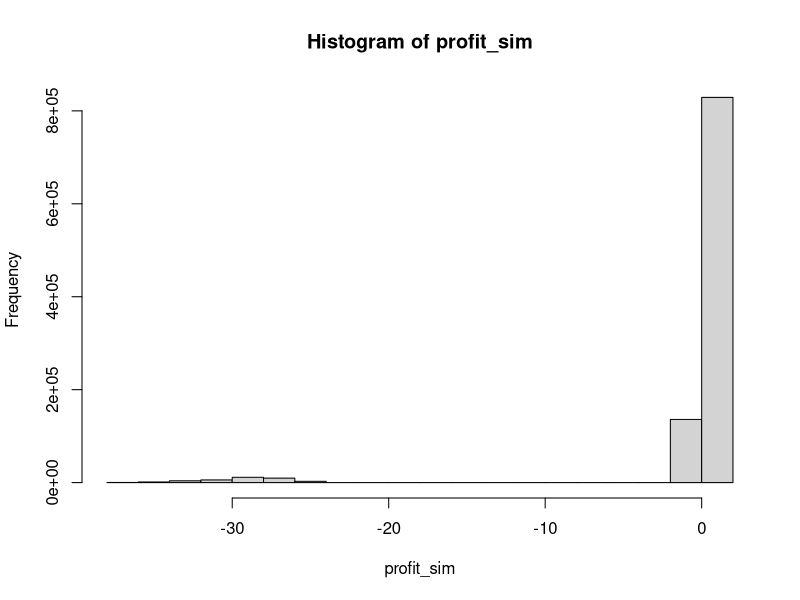

This figure's R source:
rouleta <- data.frame(c(0,32,15,19,4,21,2,25,17,34,6,27,13,36,11,30,8,23,10,5,24,16,33,1,20,14,31,9,22,18,29,7,28,12,35,3,26),
                      c("Green",rep(c("Red","Black"),18)))
                      
colnames(rouleta) <- c("Actual","Color")

sitting <- function(playlimit) ## strategy
{
  
  betsize <- 1
  profit <- 0
  n_spin <- 0
  
  while(profit < 1)
  {
    outcome <- sample(1:37,1,replace = TRUE)
    number <- as.integer(rouleta$Actual[outcome])
    color <- toString(rouleta$Color[outcome])
    
    if(color == "Red") 
    {
      profit <- profit + betsize 
      
      if(profit < 1)
      {
        betsize <- ifelse(profit + betsize + 1 > 1, 1 - profit, betsize + 1)
      }
    }
    else
    {
      profit <- profit - betsize
      betsize <- betsize + 1
    }
    
    n_spin <- n_spin + 1
    
    if((n_spin >= playlimit)||(profit <= -25)||(profit == 0)) ## If the number of spins is greater than your limit break and accept your loss. If profit is 0 reset the round as this can mean you just sat down to start playing
    {
      return(profit)
    }
  }
  
  return(profit)
}

n_sim <- 1000000
profit_sim <- rep(NA,n_sim)

# min_loss <- FALSE
# recover_spin <- 0
# test <- rep(NA,n_sim)

for(i in 1:n_sim)
{
  profit_sim[i]<- sitting(25)

  # if(min_loss && recover_spin > 0)
  # {
  #   recover_spin <- recover_spin - 1
  #   test[i] <- profit_sim[i]
  # }
  # 
  # if(profit_sim[i] <= -20)
  # {
  #   min_loss <- TRUE
  #   recover_spin <- 5
  #   test[i] <- profit_sim[i]
  # }
  # 
  # if(recover_spin == 0)
  # {
  #   min_loss <- FALSE
  # }
  
}

aux <- table(profit_sim)
hist(profit_sim)
summary(profit_sim)
table(ifelse(profit_sim > 0, 1, ifelse(profit_sim == 0, 0,-1)))/10000

